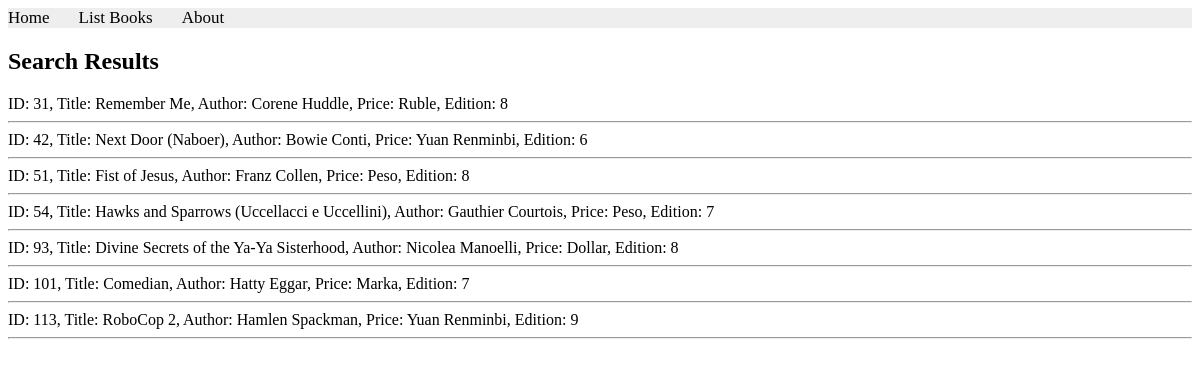
The app's page /books/lab8/task2/, older data.
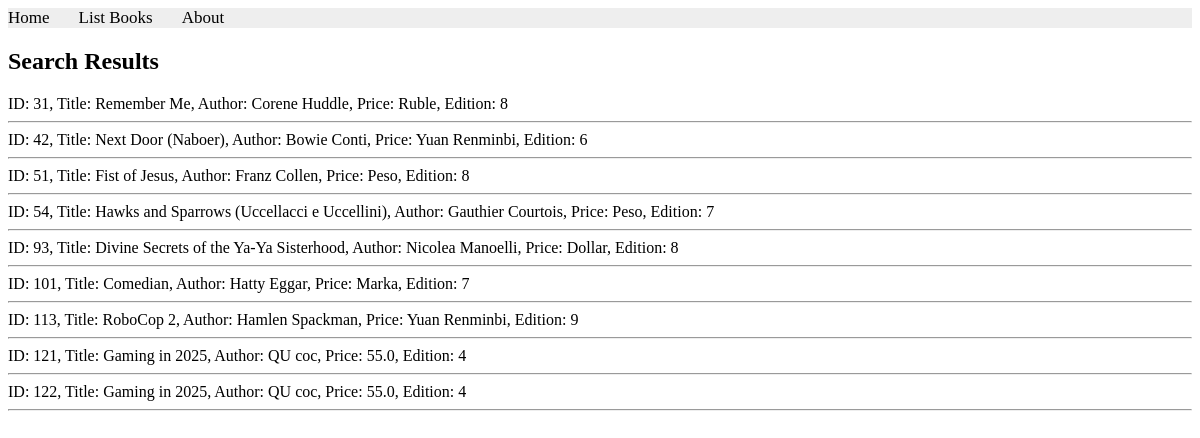
The same page, newer data.
### apps/bookmodule/models.py (models this page shows)
class Book(models.Model):
    title = models.CharField(max_length = 50)
    author = models.CharField(max_length = 50)
    price = models.FloatField(default = 0.0)
    edition = models.SmallIntegerField(default = 1)

### apps/bookmodule/views.py (the view)
# urls.py: path('lab8/task2/', views.task2, name="books.task2"),
def task2(request):
    books = Book.objects.filter(
        Q(edition__gt=3) & (Q(title__icontains='co') | Q(author__icontains='co'))
    )
    if books.exists():
        return render(request, 'bookmodule/task2.html', {'books': books})
    else:
        return render(request, 'bookmodule/index.html')

### apps/templates/bookmodule/task2.html (shortened to what this page needs)
{% extends "layouts/base.html" %}
{% load static %}
{% block content %}
<h2>Search Results</h2>
{% if books %}
{% for obj in books %}
    ID: {{obj.id}}, Title: {{obj.title}}, Author: {{obj.author}}, Price: {{obj.price}}, Edition: {{obj.edition}}
    <hr>
{% endfor %}
{% else %}
<p>No books found matching your search.</p>
{% endif %}
{% endblock content %}

Row changes from the older to the newer data that the page shows:
added Book: id "121", title "Gaming in 2025", author "QU coc", price "55.0", edition "4"
added Book: id "122", title "Gaming in 2025", author "QU coc", price "55.0", edition "4"
